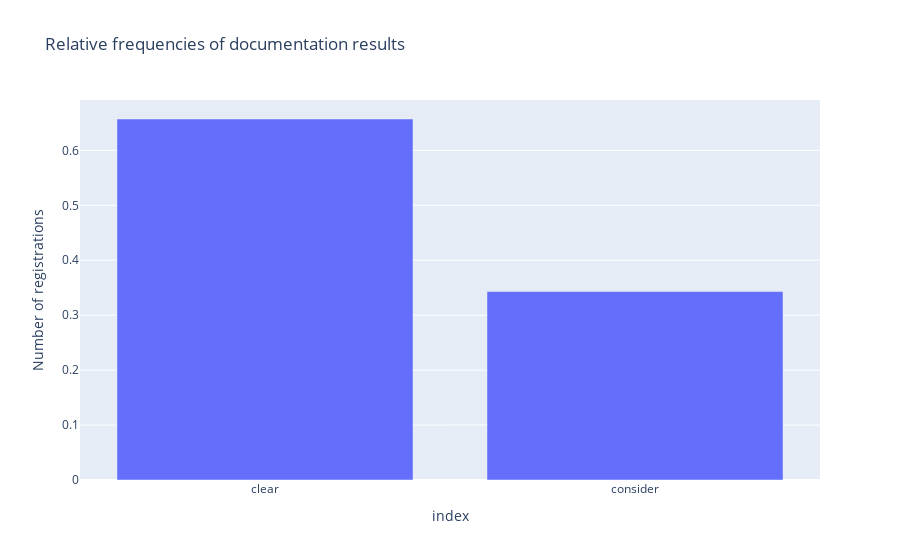

Notebook code cell kept with this figure:
### Code cell
fig=px.bar(data_frame=rel_freq,y='result_doc',labels={"result_doc":"Number of registrations"},\
    title='Relative frequencies of documentation results')
fig.show()

### Figure 1 — Plotly figure (JSON) as saved in the notebook; plotly's stock layout.template omitted (floating-point values rounded to 4 significant figures)
{"data": [{"alignmentgroup": "True", "hovertemplate": "index=%{x}<br>Number of registrations=%{y}<extra></extra>", "legendgroup": "", "marker": {"color": "#636efa"}, "name": "", "offsetgroup": "", "orientation": "v", "showlegend": false, "textposition": "auto", "type": "bar", "x": ["clear", "consider"], "xaxis": "x", "y": [0.6571, 0.3429], "yaxis": "y"}], "layout": {"barmode": "relative", "legend": {"tracegroupgap": 0}, "title": {"text": "Relative frequencies of documentation results"}, "xaxis": {"anchor": "y", "domain": [0, 1], "title": {"text": "index"}}, "yaxis": {"anchor": "x", "domain": [0, 1], "title": {"text": "Number of registrations"}}}}
